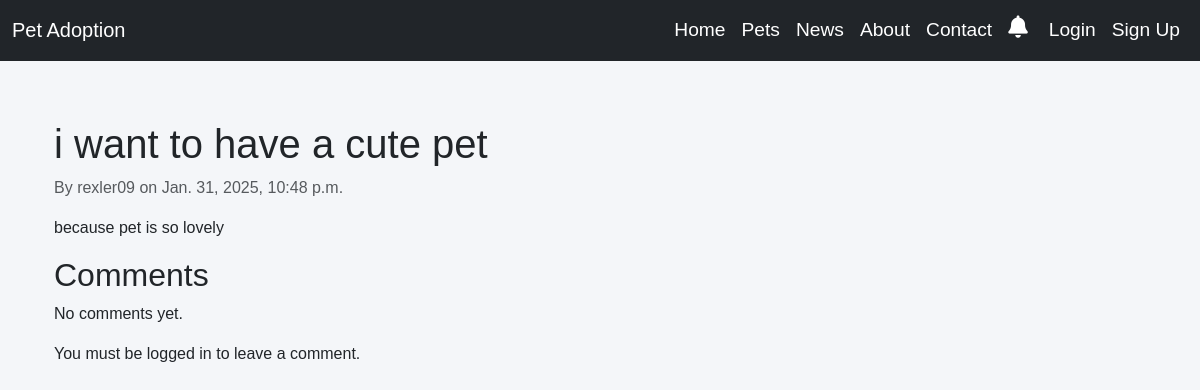
Page /posts/4/ on the earlier database version.
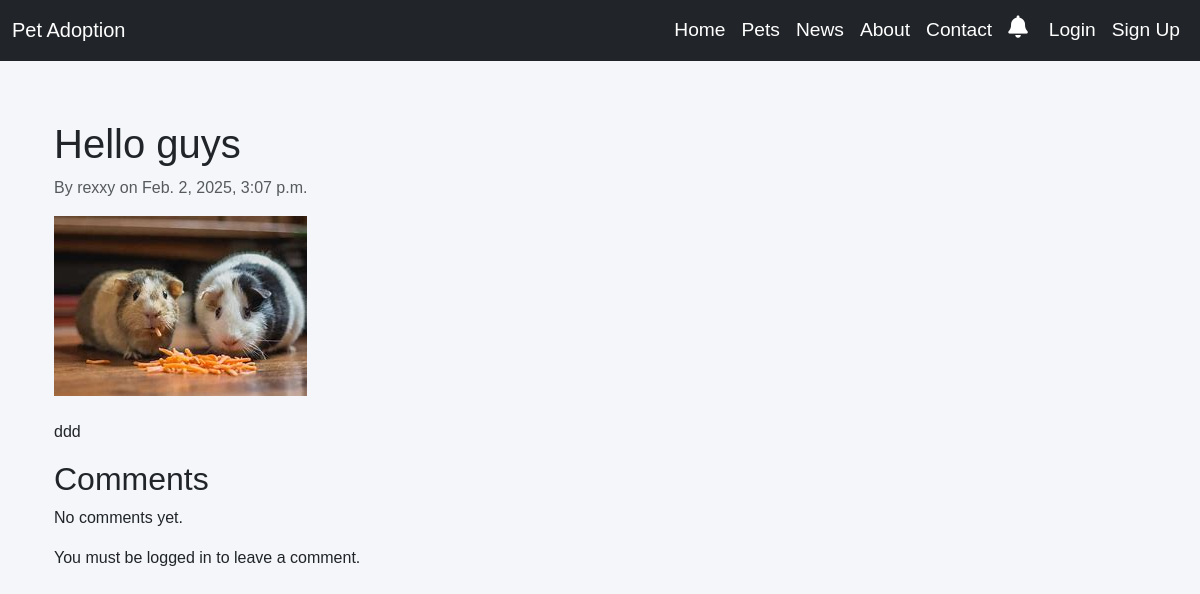
Same page on the later database version.
### app/models.py (models this page shows, shortened)
class Post(models.Model):
    title = models.CharField(max_length=100)
    author = models.ForeignKey(settings.AUTH_USER_MODEL, on_delete=models.CASCADE)
    body = models.TextField()
    post_image = models.ImageField(upload_to='media/', null=True, blank=True)
    post_categories = models.CharField(max_length=100)
    date_posted = models.DateTimeField(auto_now_add=True)

### accounts/models.py (models this page shows, shortened)
class CustomUser(AbstractUser):
    age = models.IntegerField(null=True, blank=True)
    gender = models.CharField(max_length=10,  choices=[
            ('Male', 'Male'),
            ('Female', 'Female'),
            ('Other', 'Other'),
        ],)
    phone_number = models.CharField(max_length=15)
    image = models.ImageField(upload_to='profile_images/', blank=True, null=True, default='profile_images/default_profile.jpg')
    def __str__(self):
        return self.username

### app/views.py (the view)
# urls.py: path('posts/<int:pk>/', PostDetailView.as_view(), name='post_detail'),
class PostDetailView(DetailView):
    model = Post
    template_name = 'news/post_detail.html'
    context_object_name = 'post'
    def get_context_data(self, **kwargs):
        context = super().get_context_data(**kwargs)
        post = self.object  # The post instance
        if self.request.user.is_authenticated:
            context['comment_form'] = CommentCreateForm(initial={'post': post})
        context['comments'] = post.comment_set.all()  # This directly fetches comments related to the post
        return context
    def post(self, request, *args, **kwargs):
        post = self.get_object()  # Get the post based on the URL
        comment_form = CommentCreateForm(request.POST)
        if comment_form.is_valid():
            comment = comment_form.save(commit=False)
            comment.author = request.user
            comment.post = post
            comment.save()
            return redirect('post_detail', pk=post.pk)  # Redirect back to the post detail page
        return self.render_to_response(self.get_context_data(comment_form=comment_form))

### app/context_processors.py (called while the page is built)
def notification_count(request):
    if request.user.is_authenticated:
        unread_count = Notification.objects.filter(
            Q(sender=request.user) | Q(recipient=request.user),
            is_read=False
        ).count()
    else:
        unread_count = 0
    return {'unread_notifications_count': unread_count}

### app/templates/news/post_detail.html (shortened to what this page needs)
{% extends 'app/base.html' %}
{% block content %}
  <div class="container mt-4">
    <h1>{{ post.title }}</h1>
    <p class="text-muted">By {{ post.author }} on {{ post.date_posted }}</p>
    {% if post.post_image %}
      <div class="mb-4">
        <img src="{{ post.post_image.url }}" class="img-fluid" alt="Post image">
      </div>
    {% endif %}
    <p>{{ post.body }}</p>
    <h2>Comments</h2>
    {% for comment in comments %}
      <div class="border p-3 mb-3">
        <p><strong>{{ comment.author.username }}</strong>:
          {{ comment.body|truncatechars:80 }}
          {% if comment.body|length > 80 %}
            <a href="{% url 'comment_detail' comment.pk %}">See More</a>
          {% endif %}
        </p>
        {% if user == comment.author %}
          <div>
            <a href="{% url 'comment_update' comment.pk %}" class="btn btn-warning btn-sm">Edit</a>
            <a href="{% url 'comment_delete' comment.pk %}" class="btn btn-danger btn-sm">Delete</a>
          </div>
        {% endif %}
      </div>
    {% empty %}
      <p>No comments yet.</p>
    {% endfor %}
    {% if user.is_authenticated %}
      <h3>Leave a comment</h3>
      <form method="post">
        {% csrf_token %}
        <div class="mb-3">
          <label for="comment_body" class="form-label">Comment</label>
          <textarea name="body" class="form-control" id="comment_body" rows="3" placeholder="Your comments...."></textarea>
        </div>
        <button type="submit" class="btn btn-primary" id="submit_comment">Post Comment</button>
      </form>
    {% else %}
      <p>You must be logged in to leave a comment.</p>
    {% endif %}
  </div>
{% endblock %}

### app/templates/app/base.html (shortened to what this page needs)
<!DOCTYPE html>
{% load static %}
<html lang="en">
<head>
    <link rel="stylesheet" href="https://cdn.jsdelivr.net/npm/bootstrap@5.3.0/dist/css/bootstrap.min.css">
    <link rel="stylesheet" href="https://cdnjs.cloudflare.com/ajax/libs/font-awesome/6.4.2/css/all.min.css">
    <link rel="stylesheet" href="{% static 'css/base.css' %}">
</head>
<body>
    <nav class="navbar navbar-expand-lg navbar-dark bg-dark fixed-top">
        <div class="container-fluid">
            <a class="navbar-brand" href="{% url 'pet_list' %}">Pet Adoption</a>
            <div class="collapse navbar-collapse" id="navbarNav">
                <ul class="navbar-nav ms-auto">
                    <li class="nav-item">
                        <a class="nav-link active" href="{% url 'home' %}">Home</a>
                    </li>
                    <li class="nav-item">
                        <a class="nav-link" href="{% url 'pet_list' %}">Pets</a>
                    </li>
                    <li class="nav-item">
                        <a class="nav-link" href="{% url 'post_list' %}">News</a>
                    </li>
                    <li class="nav-item">
                        <a class="nav-link" href="{% url 'about' %}">About</a>
                    </li>
                    <li class="nav-item">
                        <a class="nav-link" href="{% url 'contact' %}">Contact</a>
                    </li>
                    <li class="nav-item">
                        <a class="nav-link position-relative" href="{% url 'notification_list' %}">
                            <i class="fas fa-bell"></i>
                        </a>
                    </li>
                    {% if user.is_authenticated %}
                    <li class="nav-item dropdown">
                        <a class="nav-link dropdown-toggle d-flex align-items-center" href="#" id="userDropdown" role="button" data-bs-toggle="dropdown" aria-expanded="false">
                            {% if user.profile.image %}
                                <img src="{{ user.profile.image.url }}" alt="Profile" class="rounded-circle me-1" width="30" height="30">
                            {% else %}
                                <i class="fas fa-user me-1"></i>
                            {% endif %}
                            {{ user.username }}
                        </a>
                        <ul class="dropdown-menu dropdown-menu-end" aria-labelledby="userDropdown">
                            <li><a class="dropdown-item" href="{% url 'profile' %}"><i class="fas fa-user-circle"></i> My Profile</a></li>
                            <li><a class="dropdown-item" href="{% url 'adoption_application_list' %}"><i class="fas fa-paw"></i> My Applications</a></li>
                            <li><hr class="dropdown-divider"></li>
                            <li>
                                <form method="post" action="{% url 'logout' %}" class="d-inline">
                                    {% csrf_token %}
                                    <button type="submit" class="dropdown-item text-danger">
                                        <i class="fas fa-sign-out-alt"></i> Logout
                                    </button>
                                </form>
                            </li>
                        </ul>
                    </li>
                    {% else %}
                    <li class="nav-item">
                        <a class="nav-link" href="{% url 'login' %}">Login</a>
                    </li>
                    <li class="nav-item">
                        <a class="nav-link" href="{% url 'signup' %}">Sign Up</a>
                    </li>
                    {% endif %}
                </ul>
            </div>
        </div>
    </nav>
    <div class="container mt-5 pt-5">
        {% block content %}
        {% endblock %}
    </div>
</body>
</html>

### static/css/base.css (style rules this page uses)
body { font-family: 'Arial', sans-serif; background-color: #f4f6f9; margin: 0; padding: 0; }
a { text-decoration: none; color: inherit; }
.nav-link { color: white !important; font-size: 1.2rem; display: flex; align-items: center; position: relative; padding-right: 20px; }
.nav-link i { font-size: 1.4rem; margin-right: 5px; }

Differences in the rows shown:
changed Post: title "i want to have a cute pet" → "Hello guys"; author "rexler09" → "rexxy"; date_posted "Jan. 31, 2025, 10:48 p.m." → "Feb. 2, 2025, 3:07 p.m."; post_image empty → "media/mouse_qK83Za7.jpg" (drawn); post_image: picture added; body "because pet is so lovely" → "ddd"
